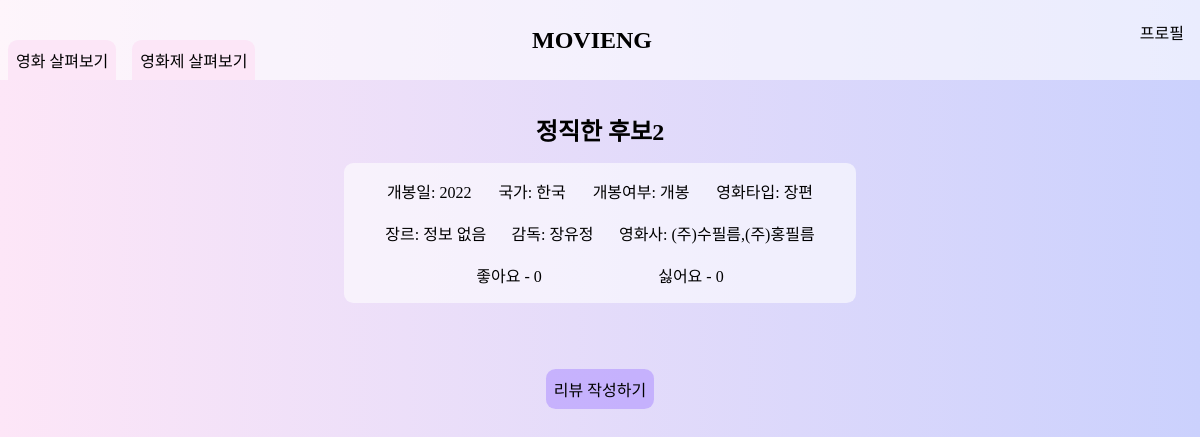
The page /movie/detail.php?movie=222 on the database as committed earlier.
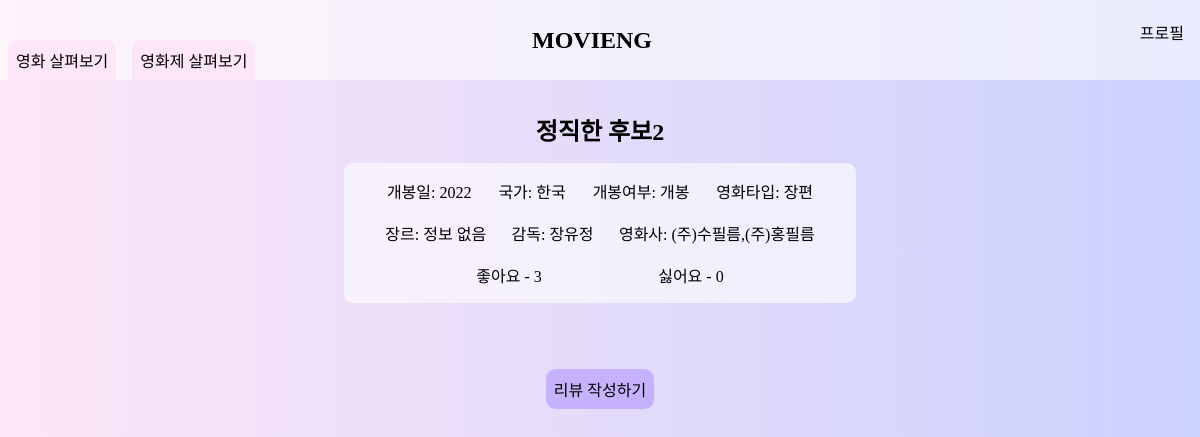
The same page on the database as committed later.
### tables this page shows
CREATE TABLE `movie` (
  `movie_id` int(11) NOT NULL AUTO_INCREMENT,
  `title` varchar(255) NOT NULL,
  `released_date` varchar(4) NOT NULL,
  `nation` varchar(50) NOT NULL,
  `movie_type` varchar(50) NOT NULL,
  `movie_status` varchar(50) NOT NULL,
  `director` varchar(255) NOT NULL,
  `production` varchar(255) NOT NULL,
  `like_count` int(11) NOT NULL DEFAULT 0,
  `dislike_count` int(11) NOT NULL DEFAULT 0,
  PRIMARY KEY (`movie_id`)
);

### movie/detail.php (the view, shortened to what this page needs)
<?php
$mysqli = mysqli_connect("localhost", "team01", "team01", "team01");
$id = $_GET['movie'];
if(mysqli_connect_errno()) {
    printf("Connected failed : %s\n",mysqli_connect_error());
    exit();
}
else {
    $sql = "select * from movie where movie_id = '".$id."'";
    $res = mysqli_query($mysqli, $sql);
    $newArray = mysqli_fetch_array($res, MYSQLI_ASSOC);
    $sql3 = "select c.movie_id, g.genre_name from category c, genre g where c.genre_id = g.genre_id and c.movie_id='".$id."'";
    $res3 = mysqli_query($mysqli, $sql3);
    $newArray3 = mysqli_fetch_array($res3, MYSQLI_ASSOC);
}
?>
<!DOCTYPE html>
<html lang="ko">
  <head>
      <link rel="stylesheet" href="./detail.css" />
      <link rel="stylesheet" href="./base.css" />
  </head>
  <body>
      <div class="header_container">
        <header>
          <div class="navigator">
            <nav>
              <ul>
                  <li><a href="./list.php">영화 살펴보기</a></li>
                  <li><a href="../festival/list.php">영화제 살펴보기</a></li>
              </ul>
          </nav>
          </div>
          <div class="logo" onclick="location.href='../info/home/home.php';"><h2>MOVIENG</h2></div>
          <div class="profile">
            <nav>
              <a href="../info/mypage/mypage.php">프로필</a>
            </nav>
          </div>
        </header>
      </div>
      <div class="content">
        <div class="movie_detail_container">
            <div class="title_container"><span class="title"><h2><?php echo $newArray['title'] ?></h2></span></div>
            <div class="content_container">
              <div class ="description_container">
                <div class="description">
                  <span class="date">개봉일: <?php $var = $newArray['released_date']; if(!empty($var)){ echo $var; } else {echo "정보 없음";} ?></span>
                  <span class="nation">국가: <?php $var =$newArray['nation']; if(!empty($var)){ echo $var; } else {echo "정보 없음";} ?></span>
                  <span class="status">개봉여부: <?php $var = $newArray['movie_status']; if(!empty($var)){ echo $var; } else {echo "정보 없음";}?></span>
                  <span class="type">영화타입: <?php $var = $newArray['movie_type']; if(!empty($var)){ echo $var; } else {echo "정보 없음";} ?></span>
                </div><br>
                <div class="description">
                  <span class="genre">장르: <?php $var = $newArray3['genre_name']; if(!empty($var)){ echo $var; } else {echo "정보 없음";}?></span>
                  <span class="director">감독: <?php $var = $newArray['director']; if(!empty($var)){ echo $var; } else {echo "정보 없음";} ?></span>
                  <span class="production">영화사: <?php $var = $newArray['production']; if(!empty($var)){ echo $var; } else {echo "정보 없음";} ?></span>
                </div><br>
                <div class="description">
                  <span class="like">좋아요 - <?php $var = $newArray['like_count']; if(!empty($var)){ echo $var; } else {echo "0";} ?></span>
                  <span class="dislike">싫어요 - <?php $var = $newArray['dislike_count']; if(!empty($var)){ echo $var; } else {echo "0";} ?></span>
                </div>
              </div>
              <br>
              <div class="review_list_container">
                <div class="review_button"> <a href="./review/write.html?movie=<?php echo $id ?>">리뷰 작성하기</a></div>
              </div>
            </div>
          </div>
      </div>
  </body>
</html>

Rows that differ between the two databases and show on the page:
changed movie "정직한 후보2": like_count (not shown) → "3"
Other text that changed with them:
text no longer shown: "0"
